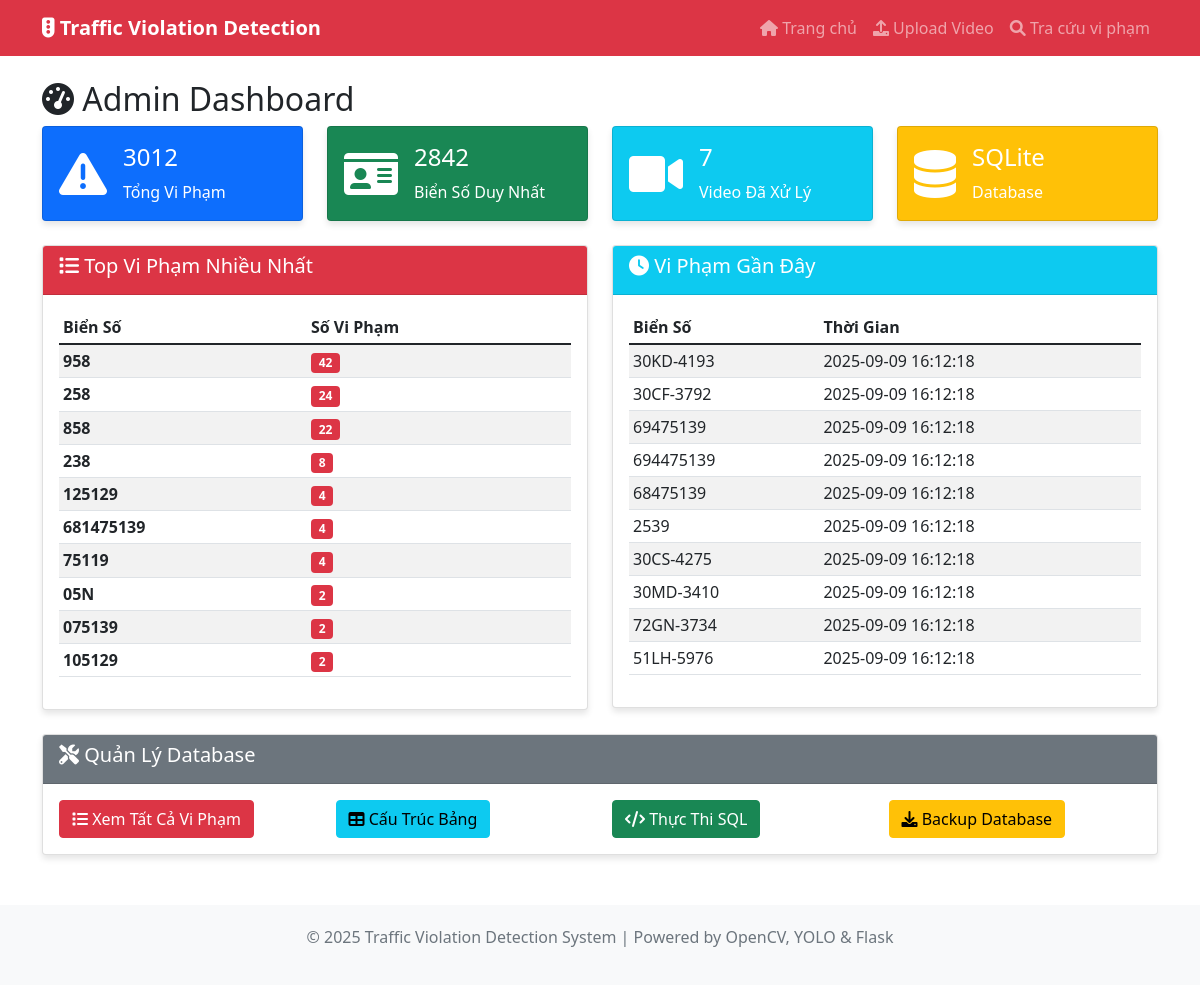
The page /admin on the database its author committed.
### tables this page shows
CREATE TABLE violations (
            id INTEGER PRIMARY KEY AUTOINCREMENT,
            job_id TEXT NOT NULL,
            license_plate TEXT NOT NULL,
            timestamp TEXT NOT NULL,
            frame_number INTEGER,
            confidence REAL,
            bbox_x INTEGER,
            bbox_y INTEGER,
            bbox_w INTEGER,
            bbox_h INTEGER,
            created_at TIMESTAMP DEFAULT CURRENT_TIMESTAMP
        );

### app.py (the view)
@app.route('/admin')
def admin_dashboard():
    try:
        conn = sqlite3.connect(config.DATABASE_FILE)
        conn.row_factory = sqlite3.Row # Giúp truy cập cột theo tên
        cursor = conn.cursor()
        cursor.execute('SELECT COUNT(*) FROM violations')
        total_violations = cursor.fetchone()[0]
        cursor.execute('SELECT COUNT(DISTINCT license_plate) FROM violations')
        unique_plates = cursor.fetchone()[0]
        cursor.execute('SELECT COUNT(DISTINCT job_id) FROM violations')
        total_jobs = cursor.fetchone()[0]
        cursor.execute('''
            SELECT license_plate, COUNT(*) as violation_count
            FROM violations
            GROUP BY license_plate
            ORDER BY violation_count DESC
            LIMIT 10
        ''')
        top_violators = cursor.fetchall()
        cursor.execute('''
            SELECT * FROM violations
            ORDER BY created_at DESC
            LIMIT 20
        ''')
        recent_violations = cursor.fetchall()
        conn.close()
        return render_template('admin.html',
                             total_violations=total_violations,
                             unique_plates=unique_plates,
                             total_jobs=total_jobs,
                             top_violators=top_violators,
                             recent_violations=recent_violations)
    except Exception as e:
        logger.error(f"Admin dashboard error: {e}")
        flash('Lỗi khi tải dữ liệu admin')
        return redirect(url_for('index'))

### templates/admin.html (shortened to what this page needs)
{% extends "base.html" %}
{% block content %}
<div class="row">
    <div class="col-12">
        <h2><i class="fas fa-tachometer-alt"></i> Admin Dashboard</h2>
    </div>
</div>
<div class="row mb-4">
    <div class="col-md-3">
        <div class="card bg-primary text-white">
            <div class="card-body">
                <div class="d-flex align-items-center">
                    <i class="fas fa-exclamation-triangle fa-3x me-3"></i>
                    <div>
                        <h4>{{ total_violations }}</h4>
                        <p class="mb-0">Tổng Vi Phạm</p>
                    </div>
                </div>
            </div>
        </div>
    </div>
    <div class="col-md-3">
        <div class="card bg-success text-white">
            <div class="card-body">
                <div class="d-flex align-items-center">
                    <i class="fas fa-id-card fa-3x me-3"></i>
                    <div>
                        <h4>{{ unique_plates }}</h4>
                        <p class="mb-0">Biển Số Duy Nhất</p>
                    </div>
                </div>
            </div>
        </div>
    </div>
    <div class="col-md-3">
        <div class="card bg-info text-white">
            <div class="card-body">
                <div class="d-flex align-items-center">
                    <i class="fas fa-video fa-3x me-3"></i>
                    <div>
                        <h4>{{ total_jobs }}</h4>
                        <p class="mb-0">Video Đã Xử Lý</p>
                    </div>
                </div>
            </div>
        </div>
    </div>
    <div class="col-md-3">
        <div class="card bg-warning text-white">
            <div class="card-body">
                <div class="d-flex align-items-center">
                    <i class="fas fa-database fa-3x me-3"></i>
                    <div>
                        <h4>SQLite</h4>
                        <p class="mb-0">Database</p>
                    </div>
                </div>
            </div>
        </div>
    </div>
</div>
<div class="row">
    <div class="col-md-6">
        <div class="card">
            <div class="card-header bg-danger text-white">
                <h5><i class="fas fa-list"></i> Top Vi Phạm Nhiều Nhất</h5>
            </div>
            <div class="card-body">
                <div class="table-responsive">
                    <table class="table table-striped table-sm">
                        <thead>
                            <tr>
                                <th>Biển Số</th>
                                <th>Số Vi Phạm</th>
                            </tr>
                        </thead>
                        <tbody>
                            {% for plate, count in top_violators %}
                            <tr>
                                <td><strong>{{ plate }}</strong></td>
                                <td><span class="badge bg-danger">{{ count }}</span></td>
                            </tr>
                            {% endfor %}
                        </tbody>
                    </table>
                </div>
            </div>
        </div>
    </div>
    <div class="col-md-6">
        <div class="card">
            <div class="card-header bg-info text-white">
                <h5><i class="fas fa-clock"></i> Vi Phạm Gần Đây</h5>
            </div>
            <div class="card-body">
                <div class="table-responsive">
                    <table class="table table-striped table-sm">
                        <thead>
                            <tr>
                                <th>Biển Số</th>
                                <th>Thời Gian</th>
                            </tr>
                        </thead>
                        <tbody>
                            {% for violation in recent_violations[:10] %}
                            <tr>
                                <td>{{ violation[2] }}</td>
                                <td>{{ violation[10][:19] if violation[10] else 'N/A' }}</td>
                            </tr>
                            {% endfor %}
                        </tbody>
                    </table>
                </div>
            </div>
        </div>
    </div>
</div>
<div class="row mt-4">
    <div class="col-12">
        <div class="card">
            <div class="card-header bg-secondary text-white">
                <h5><i class="fas fa-tools"></i> Quản Lý Database</h5>
            </div>
            <div class="card-body">
                <div class="row">
                    <div class="col-md-3">
                        <a href="{{ url_for('admin_violations') }}" class="btn btn-primary btn-block">
                            <i class="fas fa-list"></i> Xem Tất Cả Vi Phạm
                        </a>
                    </div>
                    <div class="col-md-3">
                        <a href="{{ url_for('admin_tables') }}" class="btn btn-info btn-block">
                            <i class="fas fa-table"></i> Cấu Trúc Bảng
                        </a>
                    </div>
                    <div class="col-md-3">
                        <a href="{{ url_for('admin_query') }}" class="btn btn-success btn-block">
                            <i class="fas fa-code"></i> Thực Thi SQL
                        </a>
                    </div>
                    <div class="col-md-3">
                        <a href="/admin/backup" class="btn btn-warning btn-block">
                            <i class="fas fa-download"></i> Backup Database
                        </a>
                    </div>
                </div>
            </div>
        </div>
    </div>
</div>
{% endblock %}

### templates/base.html (shortened to what this page needs)
<!DOCTYPE html>
<html lang="vi">
<head>
    <link href="https://cdn.jsdelivr.net/npm/bootstrap@5.1.3/dist/css/bootstrap.min.css" rel="stylesheet">
    <link href="https://cdnjs.cloudflare.com/ajax/libs/font-awesome/6.0.0/css/all.min.css" rel="stylesheet">
</head>
<body>
    <nav class="navbar navbar-expand-lg navbar-dark bg-danger">
        <div class="container">
            <a class="navbar-brand" href="{{ url_for('index') }}">
                <i class="fas fa-traffic-light"></i> Traffic Violation Detection
            </a>
            <div class="collapse navbar-collapse" id="navbarNav">
                <ul class="navbar-nav ms-auto">
                    <li class="nav-item">
                        <a class="nav-link" href="{{ url_for('index') }}">
                            <i class="fas fa-home"></i> Trang chủ
                        </a>
                    </li>
                    <li class="nav-item">
                        <a class="nav-link" href="{{ url_for('upload_video') }}">
                            <i class="fas fa-upload"></i> Upload Video
                        </a>
                    </li>
                    <li class="nav-item">
                        <a class="nav-link" href="{{ url_for('search_violations') }}">
                            <i class="fas fa-search"></i> Tra cứu vi phạm
                        </a>
                    </li>
                </ul>
            </div>
        </div>
    </nav>
    <main class="container mt-4">
        {% block content %}{% endblock %}
    </main>
    <footer class="footer">
        <div class="container text-center">
            <p class="text-muted">
                © 2025 Traffic Violation Detection System |
                Powered by OpenCV, YOLO & Flask
            </p>
        </div>
    </footer>
</body>
</html>

### templates/base.html (style rules this page uses)
.navbar-brand { font-weight: bold; }
.card { box-shadow: 0 4px 6px rgba(0, 0, 0, 0.1); }
.btn-primary { background-color: #dc3545; border-color: #dc3545; }
.footer { margin-top: 50px; padding: 20px 0; background-color: #f8f9fa; }

### rows shown on the page
violations: license_plate "30KD-4193", created_at "2025-09-09 16:12:18"
violations: license_plate "30CF-3792", created_at "2025-09-09 16:12:18"
violations: license_plate "69475139", created_at "2025-09-09 16:12:18"
violations: license_plate "694475139", created_at "2025-09-09 16:12:18"
violations: license_plate "68475139", created_at "2025-09-09 16:12:18"
violations: license_plate "2539", created_at "2025-09-09 16:12:18"
violations: license_plate "30CS-4275", created_at "2025-09-09 16:12:18"
violations: license_plate "30MD-3410", created_at "2025-09-09 16:12:18"
violations: license_plate "72GN-3734", created_at "2025-09-09 16:12:18"
violations: license_plate "51LH-5976", created_at "2025-09-09 16:12:18"

### other values the page prints
{{ total_violations }} "3012"
{{ unique_plates }} "2842"
{{ total_jobs }} "7"
{{ plate }} "958" "258" "858" "238" "125129" "681475139" "75119" "05N" "075139" "105129"
{{ count }} "42" "24" "22" "8" "4" "4" "4" "2" "2" "2"
